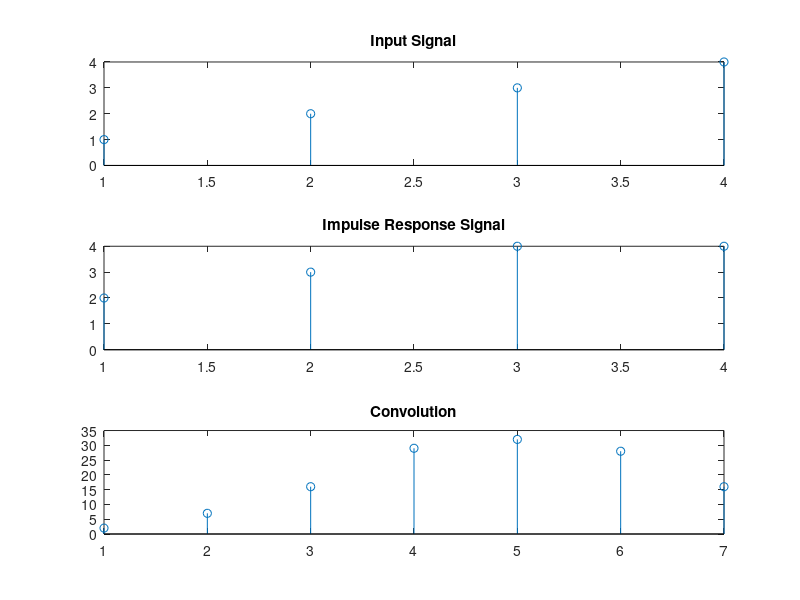

MATLAB code for this plot:
clc;
clear all;
close all;

x = [1, 2, 3, 4];
h = [2 3 4 4];
y = zeros(1,length(x) + length(h)-1);

for n = 1:length(y)
    for k = 1:length(h)
        if n-k+1>0 && n-k+1 <= length(x)
            y(n) = y(n)+h(k)*x(n-k+1);
        end
    end
end

subplot(3,1,1);
stem(x);
title('Input Signal');

subplot(3,1,2);
stem(h);
title('Impulse Response Signal');

subplot(3,1,3);
stem(y);
title('Convolution');